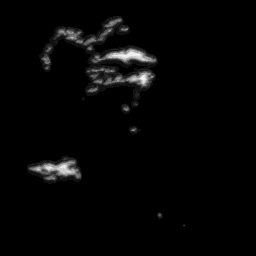
#> input picture show_tiff/pj_out/pred_0000_t1.tiff, 256 x 256 px
$ python app.py
#> lines starting #> are read from the running program, lines starting #| are printed output that depends on the picture
from PIL import Image
import numpy as np
import matplotlib.pyplot as plt

def normalize_image(img):
    """
    Normalizza l'immagine in modo che i valori dei pixel siano compresi tra 0 e 1.
    :param img: Array NumPy contenente i dati dell'immagine.
    :return: Immagine normalizzata.
    """
    min_val = np.min(img)
    max_val = np.max(img)

    # Verifica se la normalizzazione è necessaria
    if min_val < 0 or max_val > 1:
        return (img - min_val) / (max_val - min_val)
    else:
        return img

def show_tiffs_separate(file_paths):
    """
    Mostra più immagini TIFF in finestre separate, con normalizzazione se necessario.
    :param file_paths: Lista di percorsi dei file delle immagini da visualizzare.
    """
    try:
        for i, file_path in enumerate(file_paths):
            # Crea una nuova figura per ogni immagine
            plt.figure(figsize=(8, 6))  # Dimensioni della figura (opzionale)

            # Apri l'immagine
            img = Image.open(file_path)
#> img is the input picture: PIL image 256x256 L; min 0, max 15, mean 0.321

            # Converte l'immagine in un array NumPy
            img_array = np.array(img)

            # Normalizza l'immagine solo se necessario
            normalized_img = normalize_image(img_array)
#> in normalize_image, `min_val = np.min(img)`: min_val = 0
#> in normalize_image, `max_val = np.max(img)`: max_val = 15

            # Mostra l'immagine
            plt.imshow(normalized_img, cmap='gray')  # Usa cmap='gray' se è in scala di grigi
            plt.axis('off')  # Nasconde gli assi
            plt.title(f"Immagine {i+1}")  # Aggiunge un titolo

        # Mostra tutte le figure
        plt.show()
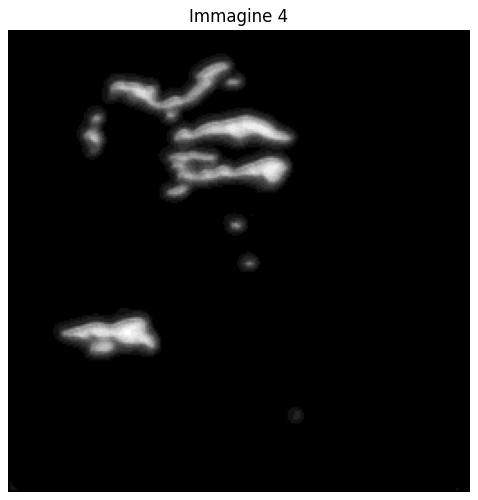
#> figure drawn by matplotlib, 1 panel
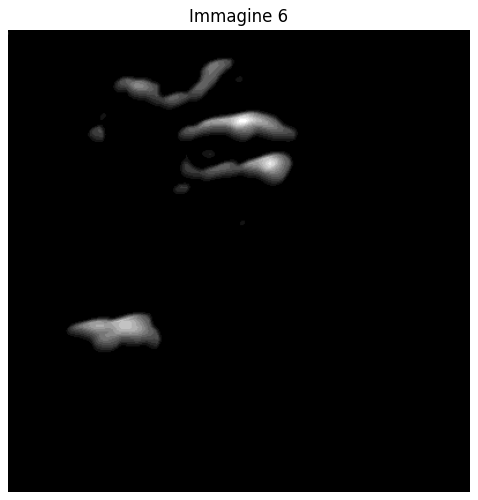
#> figure drawn by matplotlib, 1 panel
    except Exception as e:
        print(f"Errore nell'apertura dei file: {e}")

# Esempio di utilizzo
file_paths = [
    # "../recupero_tiff/cropped/2025/01/21/rdr0_d01_20250121Z0000_VMI_cropped.tiff",
    "./pj_out/pred_0000_t1.tiff",
    "./pj_out/pred_0000_t2.tiff",
    "./pj_out/pred_0000_t3.tiff",
    "./pj_out/pred_0000_t4.tiff",
    "./pj_out/pred_0000_t5.tiff",
    "./pj_out/pred_0000_t6.tiff",
]

# Visualizza le immagini in finestre separate
show_tiffs_separate(file_paths)
